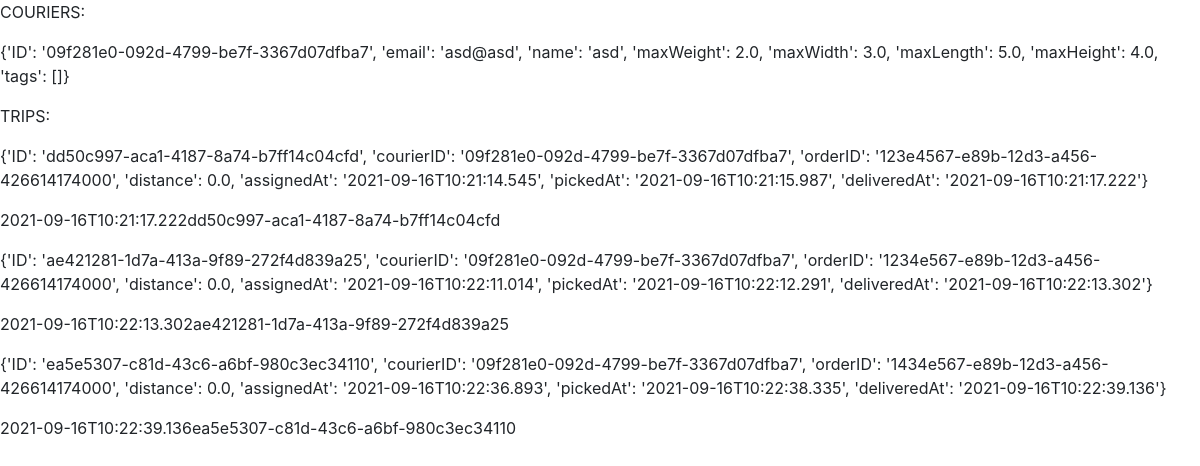
Before: /view with the older database file.
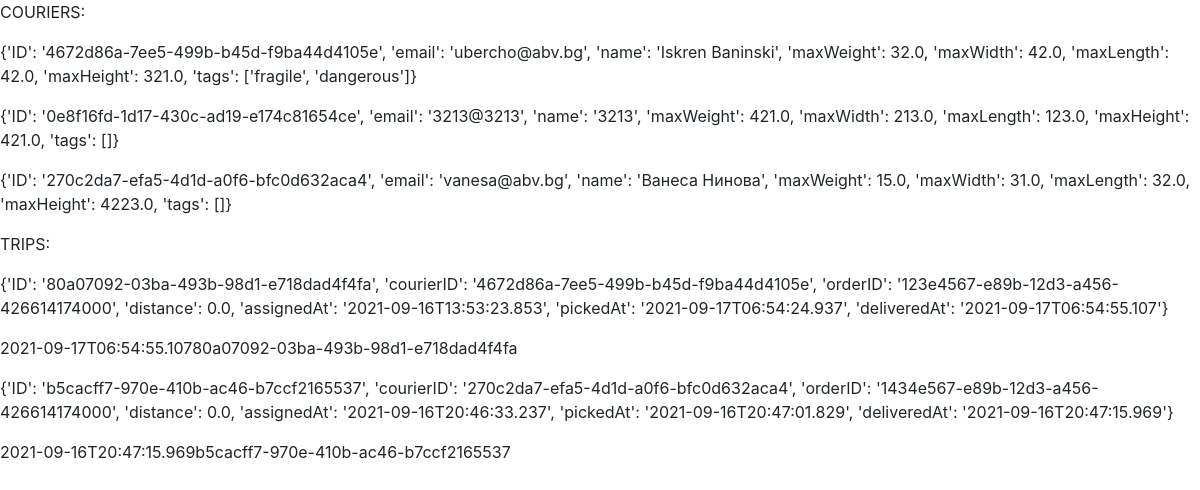
After: the same page with the newer database file.
### flaskr/database/models.py (models this page shows, shortened)
class Courier(db.Model):
    id = db.Column("id", db.String(36), primary_key=True)
    email = db.Column("email", db.String(100), nullable=False, unique=True)
    name = db.Column("name", db.String(24),nullable=False,default='')
    max_weight = db.Column("max_weight", db.Float,nullable=False, default=0)
    max_width = db.Column("max_width", db.Float,nullable=False, default=0)
    max_length = db.Column("max_length", db.Float,nullable=False, default=0)
    max_height = db.Column("max_height", db.Float,nullable=False, default=0)
    tags = db.Column("tags", db.Text, nullable=False,default='')
    is_validated = db.Column("is_validated", db.Boolean, default=False)
    current_order_id = db.Column("current_order_id", db.String(36), default=None)
    def __repr__(self):
        return str(self.map())
    def map(self):
        data = {
            "ID": self.id,
            "email": self.email,
            "name": self.name,
            "maxWeight": self.max_weight,
            "maxWidth": self.max_width,
            "maxLength": self.max_length,
            "maxHeight": self.max_height,
            "tags": [x for x in self.tags.split(",") if x],
        }
        return data

class Trip(db.Model):
    id = db.Column("id", db.String(36), primary_key=True)
    courier_id = db.Column(
        "courier_id", db.String(36), db.ForeignKey("courier.id"), nullable=False
    )
    order_id = db.Column("order_id", db.String(36), nullable=False, unique=True)
    distance = db.Column("distance", db.Float, default=0)
    assigned_at = db.Column("assigned_at", db.String(24))
    picked_at = db.Column("picked_at", db.String(24))
    delivered_at = db.Column("delivered_at", db.String(24))
    sorter = db.Column("sorter", db.String(60), index=True)
    courier = db.relationship("Courier", backref=db.backref("trips", lazy=True))
    def __repr__(self):
        return str(self.map())
    def map(self):
        data = {
            "ID": self.id,
            "courierID": self.courier_id,
            "orderID": self.order_id,
            "distance": self.distance,
            "assignedAt": self.assigned_at,
            "pickedAt": self.picked_at,
            "deliveredAt": self.delivered_at,
        }
        return data

### flaskr/main/routes.py (the view)
@main.route("/view")
def view():
    return render_template(
        "view.html", couriers=Courier.query.all(), trips=Trip.query.all()
    )

### flaskr/templates/view.html (shortened to what this page needs)
{% extends "base.html" %}
{% block content %}
<p>COURIERS:</p>
{% for item in couriers %}
<p>{{item}}</p>
{% endfor %}
<p>TRIPS:</p>
{% for item in trips %}
<p>{{item}}</p>
<p>{{item.sorter}}</p>
{% endfor %}
{% endblock %}

### flaskr/templates/base.html (shortened to what this page needs)
<!doctype html>
<html>
<head>
    <link rel="stylesheet" href="https://stackpath.bootstrapcdn.com/bootstrap/4.3.1/css/bootstrap.min.css"
>
</head>
<body>
    {% block content %}{% endblock %}
</body>
</html>

Changed rows visible on the page:
removed Courier: id+email+name "{'ID': '09f281e0-092d-4799-be7f-3367d07dfba7', 'email': 'asd@asd', 'name': 'asd', 'maxWeight': 2.0, 'maxWidth': 3.0, 'maxLength': 5.0, 'maxHeight': 4.0, 'tags': []}"
removed Trip: id+courier+order "{'ID': 'dd50c997-aca1-4187-8a74-b7ff14c04cfd', 'courierID': '09f281e0-092d-4799-be7f-3367d07dfba7', 'orderID': '123e4567-e89b-12d3-a456-426614174000', 'distance': 0.0, 'assignedAt': '2021-09-16T10:21:14.545', 'pickedAt': '2021-09-16T10:21:15.987', 'deliveredAt': '2021-09-16T10:21:17.222'}", sorter "2021-09-16T10:21:17.222dd50c997-aca1-4187-8a74-b7ff14c04cfd"
removed Trip: id+courier+order "{'ID': 'ae421281-1d7a-413a-9f89-272f4d839a25', 'courierID': '09f281e0-092d-4799-be7f-3367d07dfba7', 'orderID': '1234e567-e89b-12d3-a456-426614174000', 'distance': 0.0, 'assignedAt': '2021-09-16T10:22:11.014', 'pickedAt': '2021-09-16T10:22:12.291', 'deliveredAt': '2021-09-16T10:22:13.302'}", sorter "2021-09-16T10:22:13.302ae421281-1d7a-413a-9f89-272f4d839a25"
removed Trip: id+courier+order "{'ID': 'ea5e5307-c81d-43c6-a6bf-980c3ec34110', 'courierID': '09f281e0-092d-4799-be7f-3367d07dfba7', 'orderID': '1434e567-e89b-12d3-a456-426614174000', 'distance': 0.0, 'assignedAt': '2021-09-16T10:22:36.893', 'pickedAt': '2021-09-16T10:22:38.335', 'deliveredAt': '2021-09-16T10:22:39.136'}", sorter "2021-09-16T10:22:39.136ea5e5307-c81d-43c6-a6bf-980c3ec34110"
added Courier: id+email+name "{'ID': '4672d86a-7ee5-499b-b45d-f9ba44d4105e', 'email': 'ubercho@abv.bg', 'name': 'Iskren Baninski', 'maxWeight': 32.0, 'maxWidth': 42.0, 'maxLength': 42.0, 'maxHeight': 321.0, 'tags': ['fragile', 'dangerous']}"
added Courier: id+email+name "{'ID': '0e8f16fd-1d17-430c-ad19-e174c81654ce', 'email': '3213@3213', 'name': '3213', 'maxWeight': 421.0, 'maxWidth': 213.0, 'maxLength': 123.0, 'maxHeight': 421.0, 'tags': []}"
added Courier: id+email+name "{'ID': '270c2da7-efa5-4d1d-a0f6-bfc0d632aca4', 'email': 'vanesa@abv.bg', 'name': 'Ванеса Нинова', 'maxWeight': 15.0, 'maxWidth': 31.0, 'maxLength': 32.0, 'maxHeight': 4223.0, 'tags': []}"
added Trip: id+courier+order "{'ID': '80a07092-03ba-493b-98d1-e718dad4f4fa', 'courierID': '4672d86a-7ee5-499b-b45d-f9ba44d4105e', 'orderID': '123e4567-e89b-12d3-a456-426614174000', 'distance': 0.0, 'assignedAt': '2021-09-16T13:53:23.853', 'pickedAt': '2021-09-17T06:54:24.937', 'deliveredAt': '2021-09-17T06:54:55.107'}", sorter "2021-09-17T06:54:55.10780a07092-03ba-493b-98d1-e718dad4f4fa"
added Trip: id+courier+order "{'ID': 'b5cacff7-970e-410b-ac46-b7ccf2165537', 'courierID': '270c2da7-efa5-4d1d-a0f6-bfc0d632aca4', 'orderID': '1434e567-e89b-12d3-a456-426614174000', 'distance': 0.0, 'assignedAt': '2021-09-16T20:46:33.237', 'pickedAt': '2021-09-16T20:47:01.829', 'deliveredAt': '2021-09-16T20:47:15.969'}", sorter "2021-09-16T20:47:15.969b5cacff7-970e-410b-ac46-b7ccf2165537"
